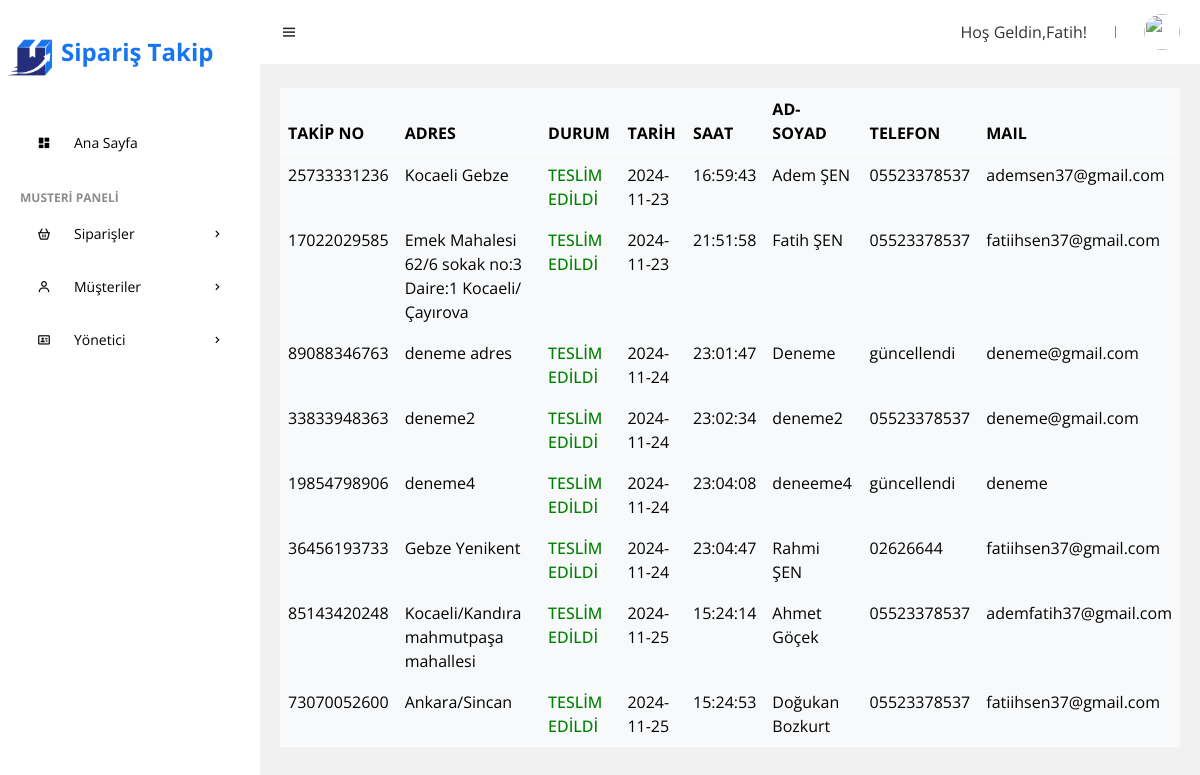
Screenshot of /admin/pages/orders/tamamlanan_siparisler.php (signed in) with the database file from the repository.
### tables this page shows
CREATE TABLE `siparis` (
  `siparis_id` int(11) NOT NULL,
  `siparis_takip_no` bigint(11) NOT NULL,
  `siparis_saat` varchar(256) NOT NULL,
  `siparis_tarih` varchar(256) NOT NULL,
  `siparis_adres` varchar(256) NOT NULL,
  `siparis_durum` varchar(256) NOT NULL,
  `alici_adi_soyadi` varchar(256) NOT NULL,
  `alici_tel` varchar(20) NOT NULL,
  `alici_mail` varchar(256) NOT NULL,
  `yolda_tarih` datetime DEFAULT NULL,
  `dagitim_tarih` datetime DEFAULT NULL,
  `teslim_tarih` datetime DEFAULT NULL
);

### admin/pages/orders/tamamlanan_siparisler.php (the view, shortened to what this page needs)
<?php require_once "../../islem/baglanti.php" ?>
<main>
    <table class="table table-light table-hover rounded">
        <thead class="table-light">
            <tr>
                <th>TAKİP NO</th>
                <th>ADRES</th>
                <th>DURUM</th>
                <th>TARİH</th>
                <th>SAAT</th>
                <th>AD-SOYAD</th>
                <th>TELEFON</th>
                <th>MAIL</th>
            </tr>
        </thead>
        <tbody>
            <?php
            $siparis = $baglanti->prepare("SELECT * FROM siparis WHERE siparis_durum IN ('TESLİM EDİLDİ') ORDER BY siparis_durum");
            $siparis->execute();
            while ($sipariscek = $siparis->fetch(PDO::FETCH_ASSOC)) {
            ?>
                <tr class="item">
                    <td><?php echo $sipariscek['siparis_takip_no'] ?></td>
                    <td title="<?php echo $sipariscek['siparis_adres'] ?>">
                        <?php echo $sipariscek['siparis_adres'] ?>
                    </td>
                    <td class="durum"><?php echo htmlspecialchars($sipariscek['siparis_durum']) ?></td>
                    <td><?php echo $sipariscek['siparis_tarih'] ?></td>
                    <td><?php echo $sipariscek['siparis_saat'] ?></td>
                    <td><?php echo $sipariscek['alici_adi_soyadi'] ?></td>
                    <td><?php echo $sipariscek['alici_tel'] ?></td>
                    <td><?php echo $sipariscek['alici_mail'] ?></td>
                </tr>
            <?php } ?>
        </tbody>
    </table>
</main>
<?php
include('../../includes/_layout.php');
?>

### admin/assets/css/style.css (style rules this page uses)
* { font-family: "Open Sans", sans-serif; margin: 0; padding: 0; box-sizing: border-box; }
:root { --grey: #f1f0f6; --dark-grey: #8d8d8d; --light: #fff; --dark: #000; --green: #81d43a; --light-green: #e3ffcb; --blue: #1775f1; --light-blue: #d0e4ff; --dark-blue: #0c5fcd; --red: #fc3b56; }
html { overflow-x: hidden; }
body { background: var(--grey); overflow-x: hidden; }
main { width: 100%; padding: 24px 20px 20px 20px; }

### admin/assets/css/adminListele.css (style rules this page uses)
.table { margin-left: 0; width: 100%; }

### admin/assets/css/customer.css (style rules this page uses)
.durum { font-weight: 500; }

### admin/assets/css/devam_eden.css (style rules this page uses)
.durum { font-weight: 500; }

### admin/assets/css/tum_siparis.css (style rules this page uses)
.durum { font-weight: 500; }

### admin/assets/css/tamamlanan.css (style rules this page uses)
.durum { font-weight: 500; }

### rows the page displays
siparis: siparis_takip_no "25733331236", siparis_adres "Kocaeli Gebze", siparis_durum "TESLİM EDİLDİ", siparis_tarih "2024-11-23", siparis_saat "16:59:43", alici_adi_soyadi "Adem ŞEN", alici_tel "05523378537", alici_mail "ademsen37@gmail.com"
siparis: siparis_takip_no "17022029585", siparis_adres "Emek Mahalesi 62/6 sokak no:3 Daire:1 Kocaeli/Çayırova", siparis_durum "TESLİM EDİLDİ", siparis_tarih "2024-11-23", siparis_saat "21:51:58", alici_adi_soyadi "Fatih ŞEN", alici_tel "05523378537", alici_mail "fatiihsen37@gmail.com"
siparis: siparis_takip_no "89088346763", siparis_adres "deneme adres", siparis_durum "TESLİM EDİLDİ", siparis_tarih "2024-11-24", siparis_saat "23:01:47", alici_adi_soyadi "Deneme", alici_tel "güncellendi", alici_mail "deneme@gmail.com"
siparis: siparis_takip_no "33833948363", siparis_adres "deneme2", siparis_durum "TESLİM EDİLDİ", siparis_tarih "2024-11-24", siparis_saat "23:02:34", alici_adi_soyadi "deneme2", alici_tel "05523378537", alici_mail "deneme@gmail.com"
siparis: siparis_takip_no "19854798906", siparis_adres "deneme4", siparis_durum "TESLİM EDİLDİ", siparis_tarih "2024-11-24", siparis_saat "23:04:08", alici_adi_soyadi "deneeme4", alici_tel "güncellendi", alici_mail "deneme"
siparis: siparis_takip_no "36456193733", siparis_adres "Gebze Yenikent", siparis_durum "TESLİM EDİLDİ", siparis_tarih "2024-11-24", siparis_saat "23:04:47", alici_adi_soyadi "Rahmi ŞEN", alici_tel "02626644", alici_mail "fatiihsen37@gmail.com"
siparis: siparis_takip_no "85143420248", siparis_adres "Kocaeli/Kandıra mahmutpaşa mahallesi", siparis_durum "TESLİM EDİLDİ", siparis_tarih "2024-11-25", siparis_saat "15:24:14", alici_adi_soyadi "Ahmet Göçek", alici_tel "05523378537", alici_mail "ademfatih37@gmail.com"
siparis: siparis_takip_no "73070052600", siparis_adres "Ankara/Sincan", siparis_durum "TESLİM EDİLDİ", siparis_tarih "2024-11-25", siparis_saat "15:24:53", alici_adi_soyadi "Doğukan Bozkurt", alici_tel "05523378537", alici_mail "fatiihsen37@gmail.com"

### other values shown
$_SESSION['admin_adi'] "Fatih"
